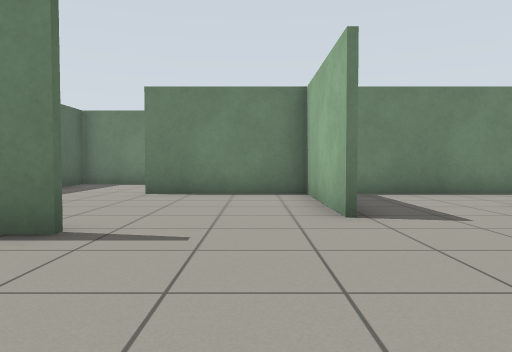
view 1 (above)

19 first-person views from a walk through a world built for the Gazebo simulator. The camera is 0.72 m above the floor, tilts 2° down and sees 70° across. The floor is counted in squares, 1 m on a side. Each view is taken from the middle of a square. On the plan, view 1 faces up. The plan holds only what a view shows up to about 11 squares ahead; the rest is blank.

view 2
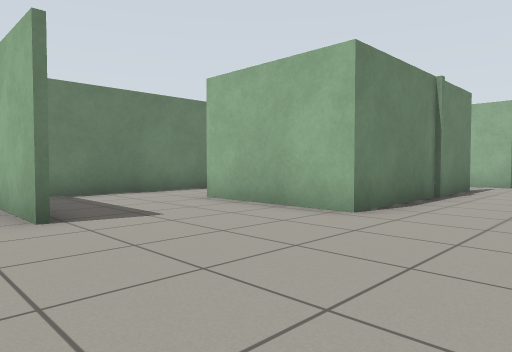

view 3
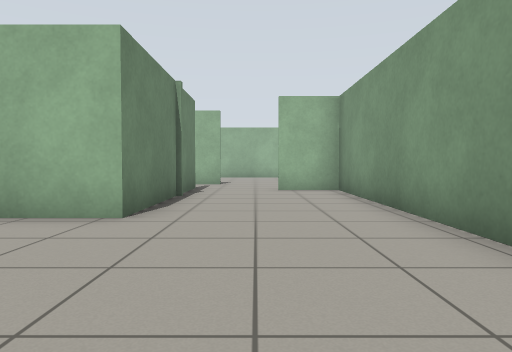

view 4
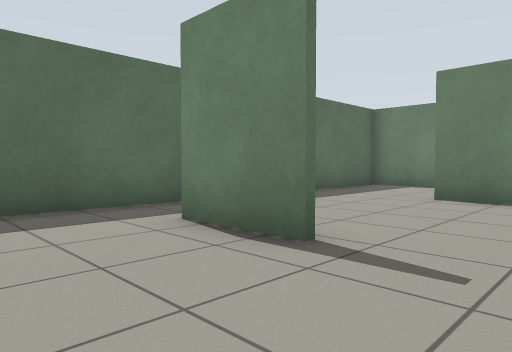

view 5
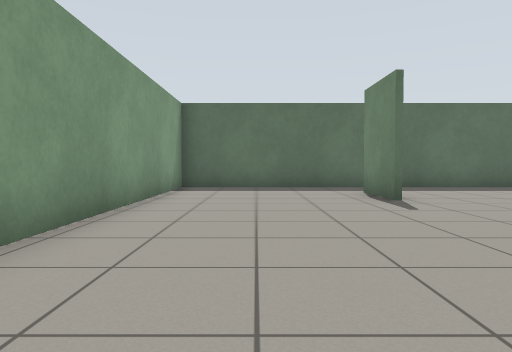

view 6
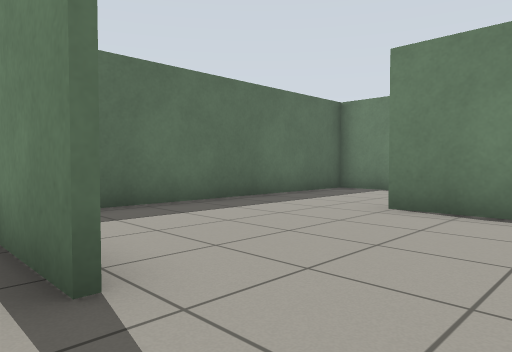

view 7
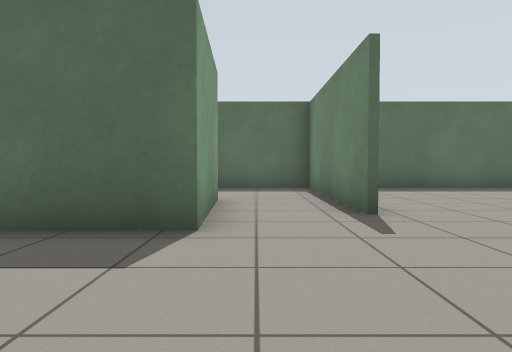

view 8
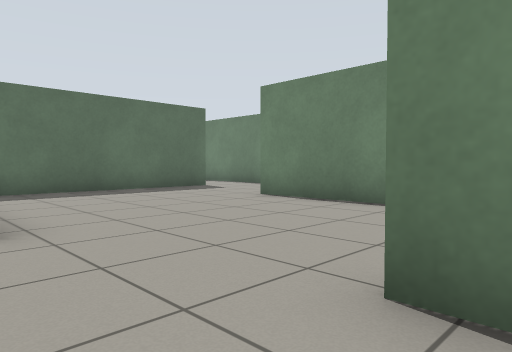

view 9
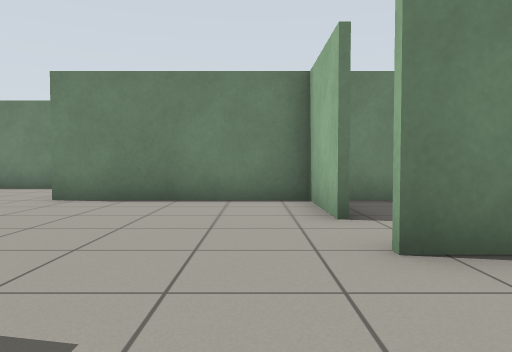

view 10
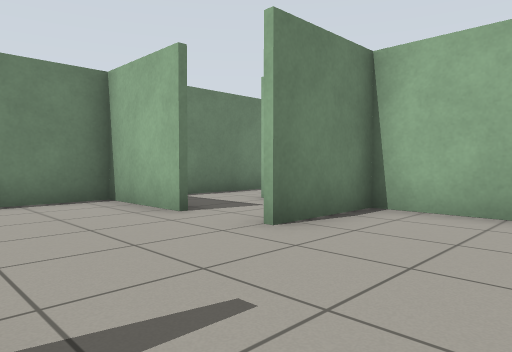

view 11
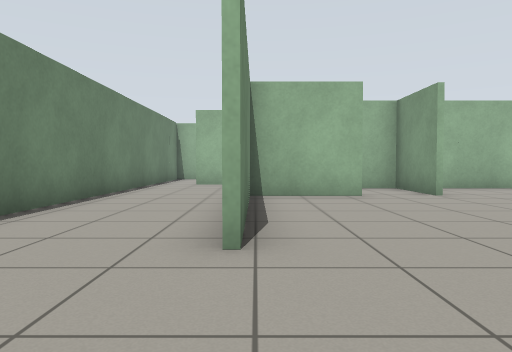

view 12
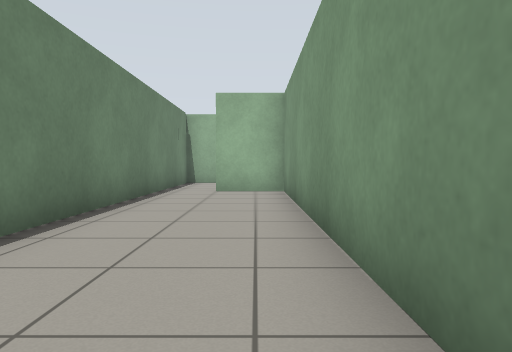

view 13
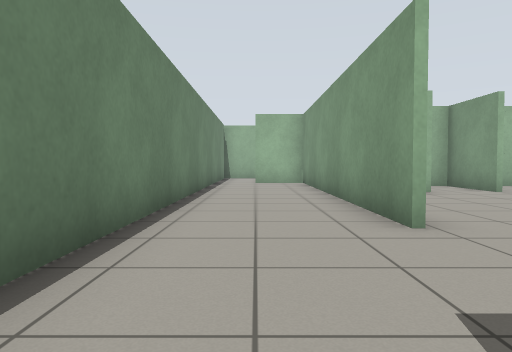

view 14
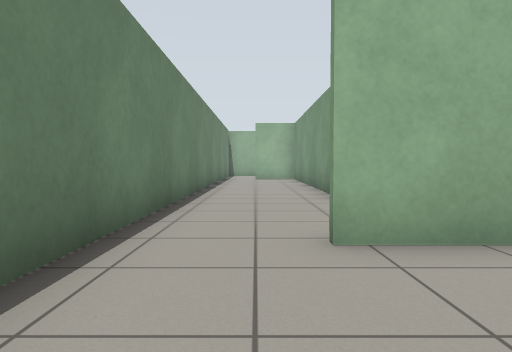

view 15
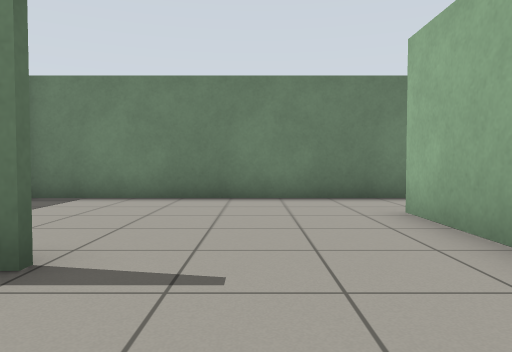

view 16
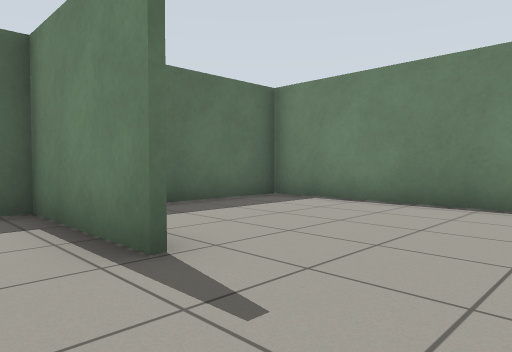

view 17
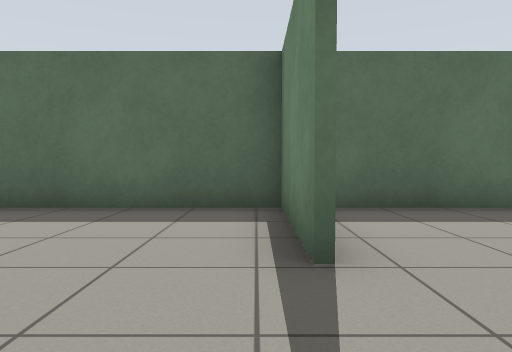

view 18
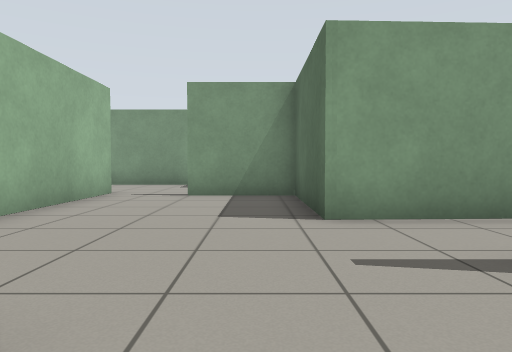

view 19
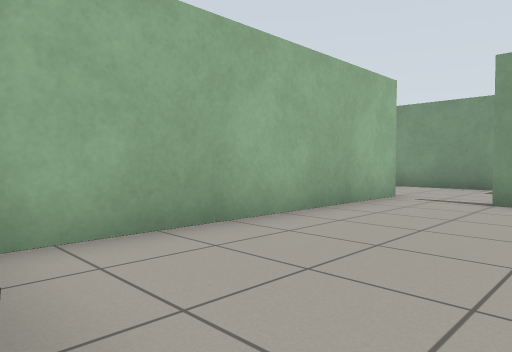

### Floor plan
Ten units are one square. View 1 is at (0, 0); x grows to the right and y downward. Boxes are objects, and circles mark ways between rooms. Rooms are numbered by the first view taken in them; rooms with no view inside come last. Other rooms are left out.
<svg viewBox="-64 -180 212 197">
<path fill="none" stroke="#000" d="M12 -48 12 -86 -26 -86M-20 -37 -41 -37M70 -86 13 -86 13 -59M-25 -124 -59 -124 -59 12 98 12 98 -5M94 -27 48 -27 48 -62 64 -63M100 -116 100 -141 50 -141M50 -143 143 -143 143 -161M100 -100 125 -100M64 -63 81 -64 81 -29 106 -29M125 -98 100 -98M13 -145 13 -96M136 -175 6 -175M125 -36 125 -124M12 -130 12 -154M6 -175 -59 -175 -59 -132M125 -141 108 -141"/>
<circle cx="55" cy="-75" r="3" fill="#2a7"/>
<circle cx="-30" cy="-105" r="3" fill="#2a7"/>
<circle cx="10" cy="-165" r="3" fill="#2a7"/>
<circle cx="115" cy="-120" r="3" fill="#2a7"/>
<text x="0" y="-40">1</text>
<text x="70" y="-120">2</text>
<text x="-20" y="-140">3</text>
<text x="110" y="-130">4</text>
</svg>
Room 1 opens to room 2. Room 1 opens to room 3. Room 2 opens to room 3. Room 2 opens to room 4.

Where each view was taken, in squares from view 1:
view 1: 0 up, 0 right, facing up
view 2: 0 up, 0 right, facing up-right
view 3: 1 up, 0 right, facing right
view 4: 1 up, 0 right, facing up-left
view 5: 1 up, 5 right, facing left
view 6: 3 up, 0 right, facing up-left
view 7: 7 up, 12 right, facing left
view 8: 8 up, 11 right, facing up-left
view 9: 7 up, 9 right, facing up
view 10: 7 up, 7 right, facing up-right
view 11: 14 up, 2 right, facing right
view 12: 15 up, 5 right, facing right
view 13: 16 up, 1 right, facing right
view 14: 16 up, 2 left, facing right
view 15: 10 up, 1 left, facing up
view 16: 11 up, 0 right, facing up-left
view 17: 12 up, 0 right, facing left
view 18: 11 up, 9 right, facing down
view 19: 10 up, 9 right, facing down-right
